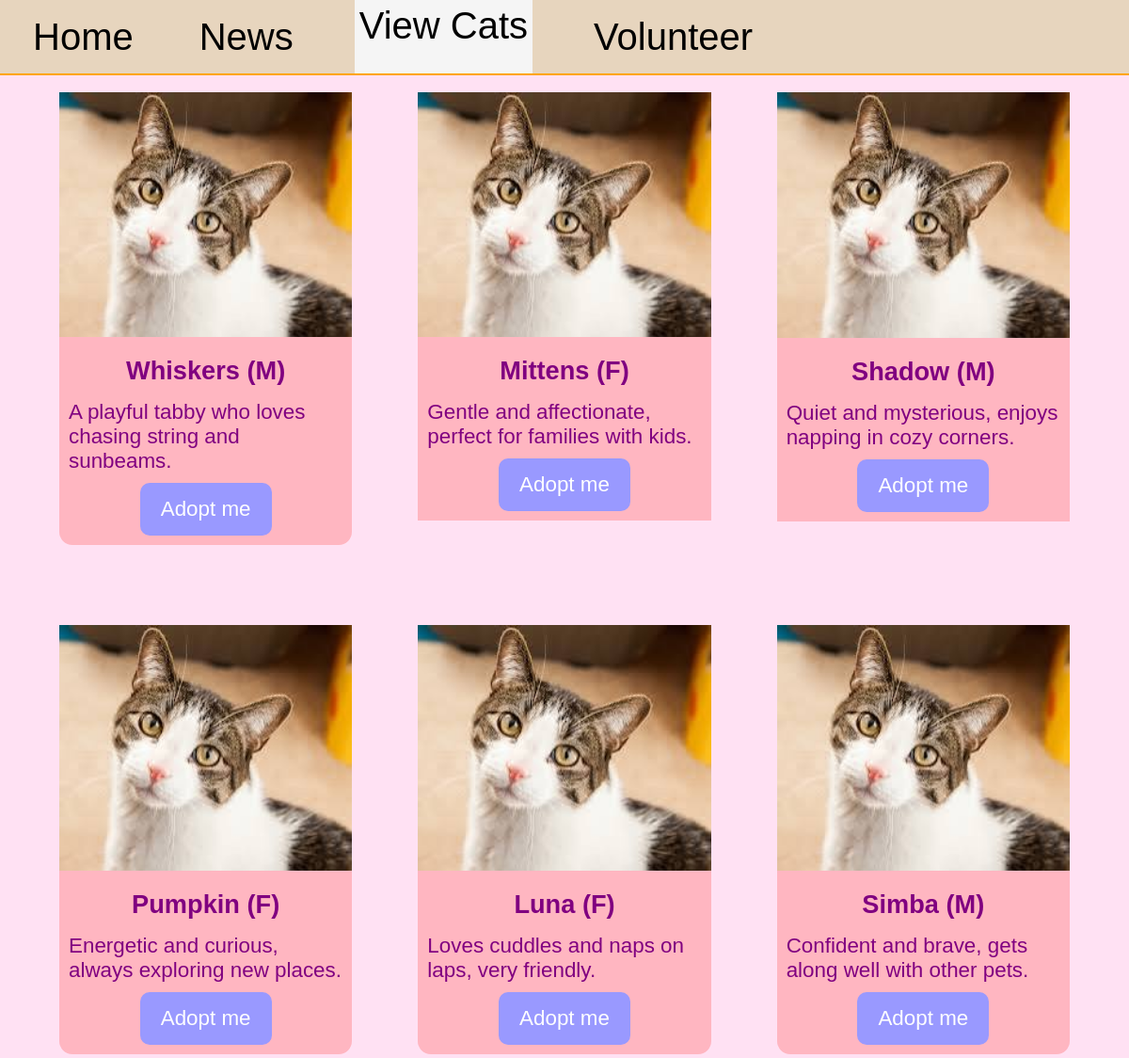
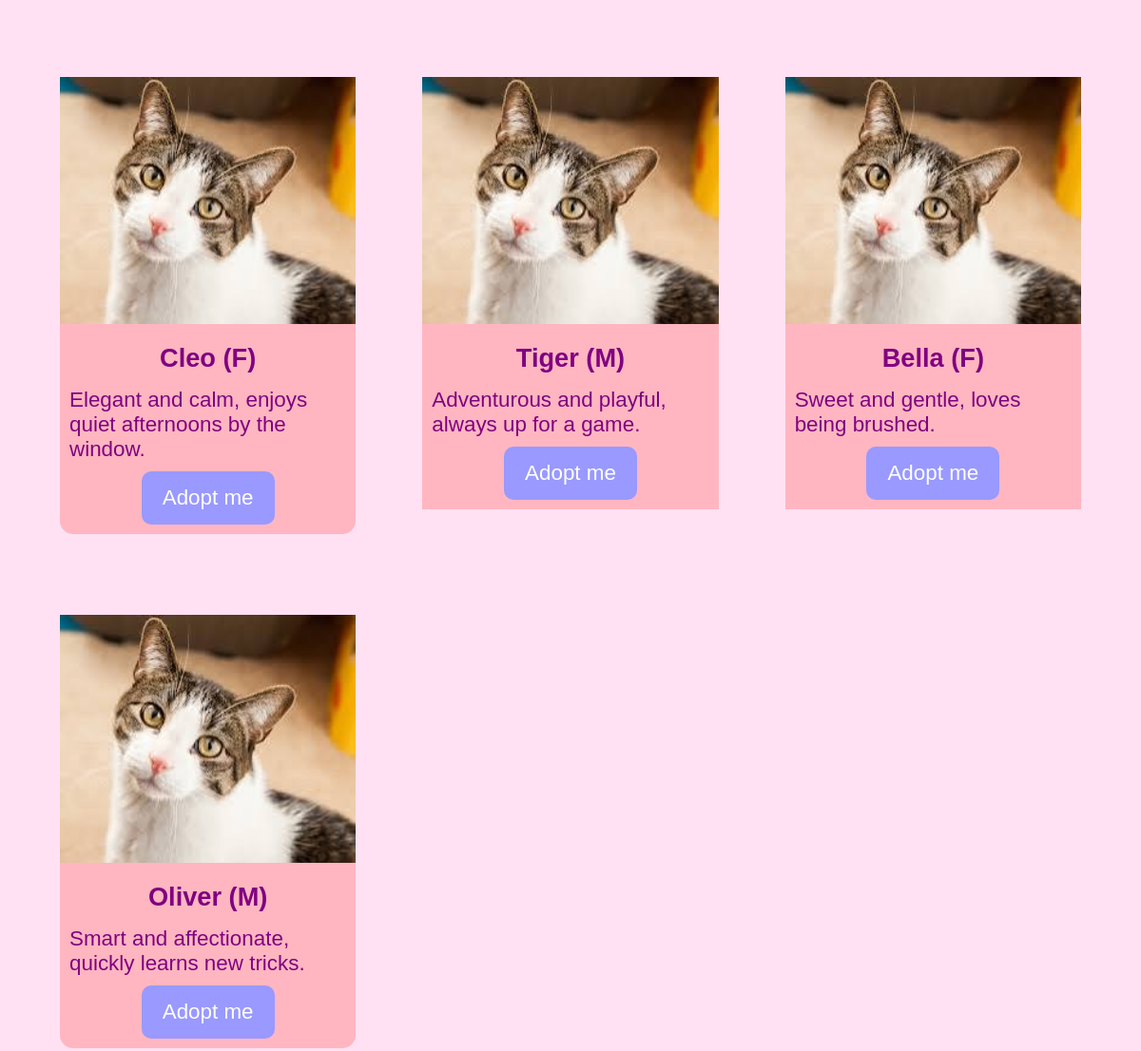
The app's page /cats/1 with its own data (2 pictures, top to bottom).
### main.py (models this page shows)
class Cat(db.Model):
	id = db.Column(db.Integer, primary_key=True)
	name = db.Column(db.String(25), nullable=False)
	bio = db.Column(db.String(100), nullable=False)
	gender = db.Column(db.String(1), nullable=False)
	image = db.Column(db.String(100))
	forms = db.relationship('AdoptionForm', backref='cat', lazy=True)

### main.py (the view, shortened to what this page needs)
@app.route('/cats/<int:id>', methods=["GET", "POST"])
def cats(id):
	user = User.query.get(id)
	form = AdoptForm()
	cats = Cat.query.all()
	return render_template("cats.html", user=user, cats=cats, form=form)

### templates/cats.html (shortened to what this page needs)
{% extends "base.html" %}
{% block style %}
<link rel="stylesheet" href="https://cdnjs.cloudflare.com/ajax/libs/font-awesome/6.5.0/css/all.min.css">
<link rel="stylesheet" href="{{ url_for('static', filename='cats.css') }}">
{% endblock %}
{% block content %}
<main>
	{% for cat in cats %}
	<div class="cat-listing">
		<img class="cat-img" src="{{ url_for('static', filename='images/' ~ cat.image) }}">
		<div class="cat-text">
			<h2 class="name">{{ cat.name }} ({{ cat.gender }})</h2>
			<p class="bio">{{ cat.bio }}</p>
			<div class="page-link-btn cat-btn" id="{{ cat.id }}">Adopt me</div>
		</div>
	</div>
	{% endfor %}
</main>
{% endblock %}

### templates/base.html (shortened to what this page needs)
<!DOCTYPE html>
<html>
	<head>
		<link rel="stylesheet" href="{{ url_for('static', filename='styles.css') }}">
		{% block style %}{% endblock %}
	</head>
	<body>
		{% if user %}
		<header>
			<a href="/home/{{ user.id }}" id="header-home">Home</a>
			<a href="/news/{{ user.id }}" id="header-news">News</a>
			<a href="/cats/{{ user.id }}" id="header-cats">View Cats</a>
			{% if user.level == "user" %}
			<a href="/become_volunteer/{{ user.id }}" id="header-volunteer">Volunteer</a>
			{% else %}
			<a href="/is_volunteer/{{ user.id }}" id="header-volunteer">Volunteer</a>
			{% endif %}
		</header>
		{% endif %}
		{% block content %}{% endblock %}
	</body>
</html>

### static/styles.css (style rules this page uses)
* { margin: 0; padding: 0; box-sizing: border-box; font-family:Arial, Helvetica, sans-serif; }
html, body { width: 100vw; height: 100vh; }
.selected { height: 100%; background-color: whitesmoke; }
header { width: 100%; height: 10%; background-color: rgb(231, 213, 190); display: flex; align-items: center; border-bottom: 2px solid orange; }
header a { font-size: 2.5rem; text-align: center; padding: 5px; margin-left: 30px; margin-right: 30px; position: relative; display: inline-block; text-decoration: none; color: black; }
header a::after { content: ""; position: absolute; left: 0; bottom: 0; width: 0; height: 3px; background: orange; transition: width 0.3s; }
.page-link-btn { color: white; background: linear-gradient(90deg, #ff9900 50%, #9999ff 50%); background-size: 200% 100%; background-position: right; transition: background-position 0.3s ease; border-radius: 10px; display: flex; align-items: center; justify-content: center; text-decoration: none; }

### static/cats.css (style rules this page uses)
body { background-color: #ffe1f3; overflow-x: hidden; }
main { display: grid; grid-template-columns: repeat(3, 1fr); gap: 4rem; width: 90%; margin: auto; }
.cat-listing { margin-top: 15px; display: flex; flex-direction: column; align-items: center; border: 3px solid transparent; transition: 0.3s ease-in-out; border-bottom-left-radius: 17px; border-bottom-right-radius: 17px; z-index: 5; overflow: hidden; }
.cat-text { width: 100%; background-color: lightpink; display: flex; flex-direction: column; justify-content: center; align-items: center; color: purple; z-index: 4; }
.cat-img { width: 100%; }
.name { margin-top: 20px; font-size: 1.7rem; margin-bottom: 5px; }
.bio { margin: 10px; font-size: 1.4rem; }
.cat-btn { height: 7vh; width: 45%; font-size: 1.4rem; margin-bottom: 10px; }

### records on screen
Cat: image (picture), name "Whiskers", gender "M", bio "A playful tabby who loves chasing string and sunbeams."
Cat: image (picture), name "Mittens", gender "F", bio "Gentle and affectionate, perfect for families with kids."
Cat: image (picture), name "Shadow", gender "M", bio "Quiet and mysterious, enjoys napping in cozy corners."
Cat: image (picture), name "Pumpkin", gender "F", bio "Energetic and curious, always exploring new places."
Cat: image (picture), name "Luna", gender "F", bio "Loves cuddles and naps on laps, very friendly."
Cat: image (picture), name "Simba", gender "M", bio "Confident and brave, gets along well with other pets."
Cat: image (picture), name "Cleo", gender "F", bio "Elegant and calm, enjoys quiet afternoons by the window."
Cat: image (picture), name "Tiger", gender "M", bio "Adventurous and playful, always up for a game."
Cat: image (picture), name "Bella", gender "F", bio "Sweet and gentle, loves being brushed."
Cat: image (picture), name "Oliver", gender "M", bio "Smart and affectionate, quickly learns new tricks."
